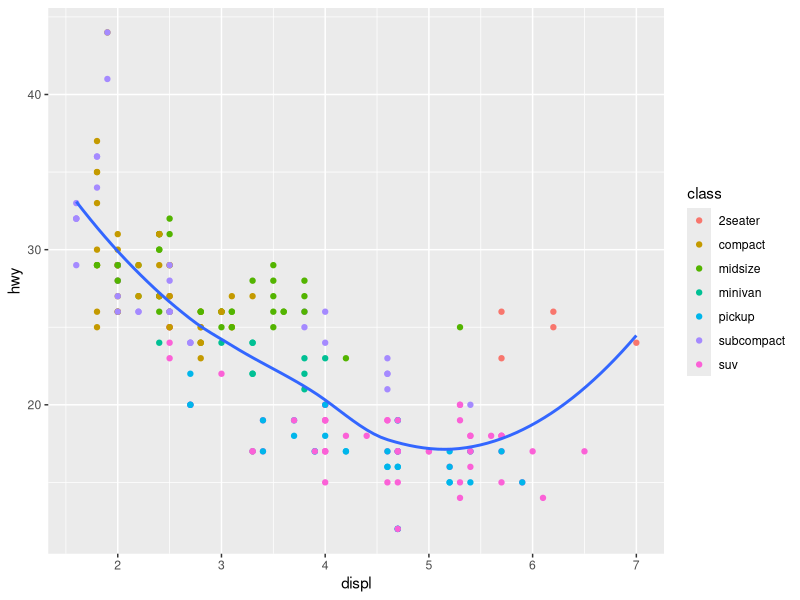
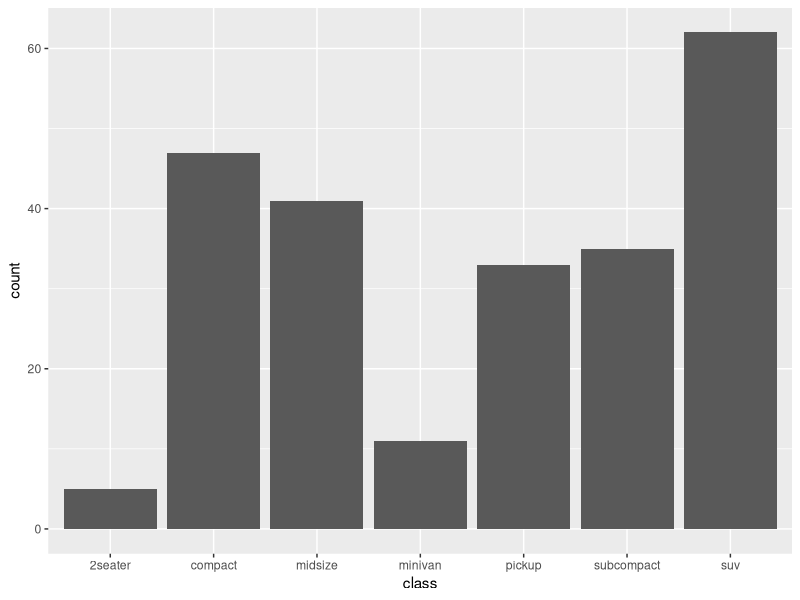
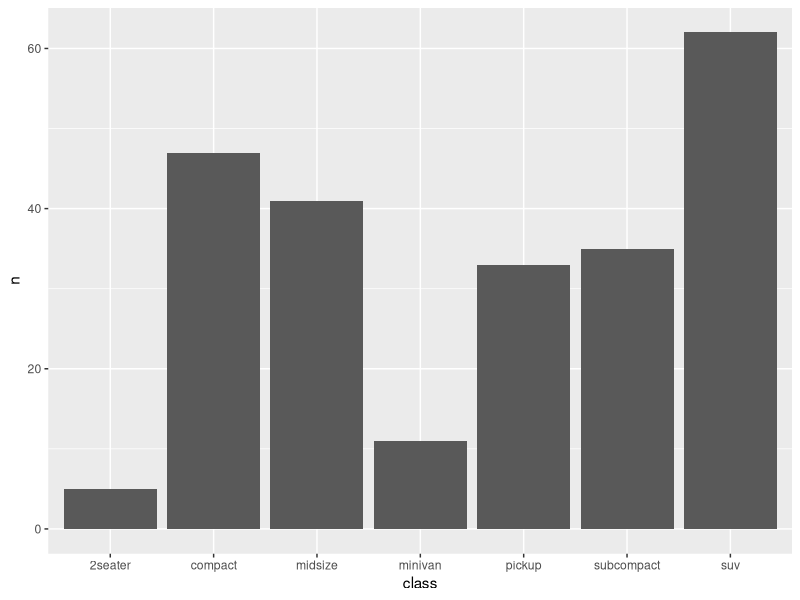
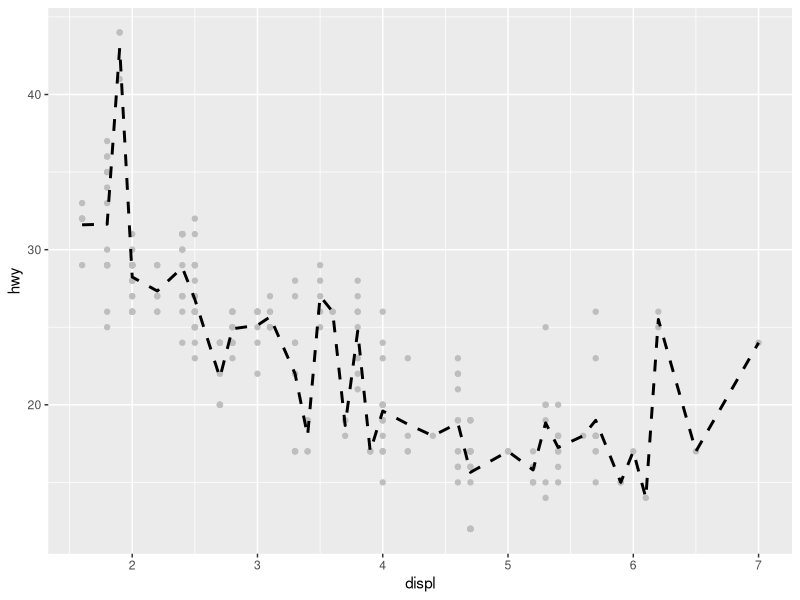
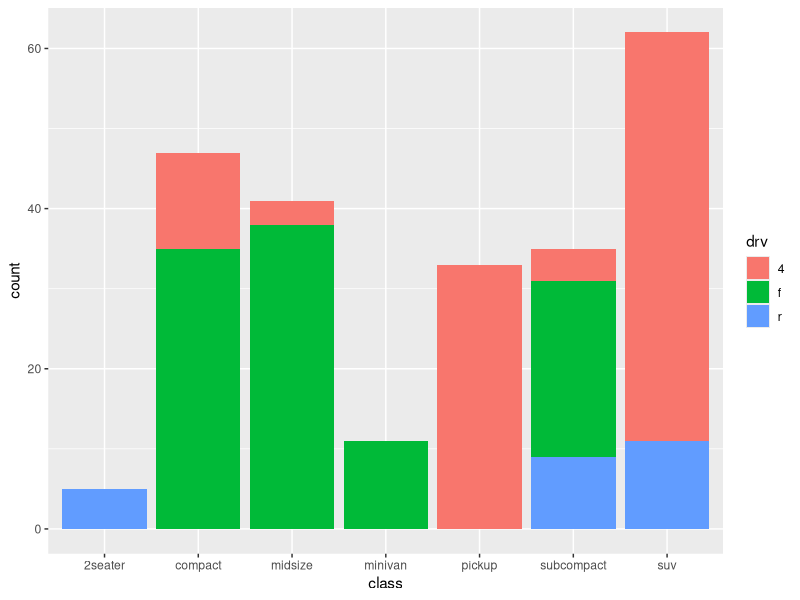
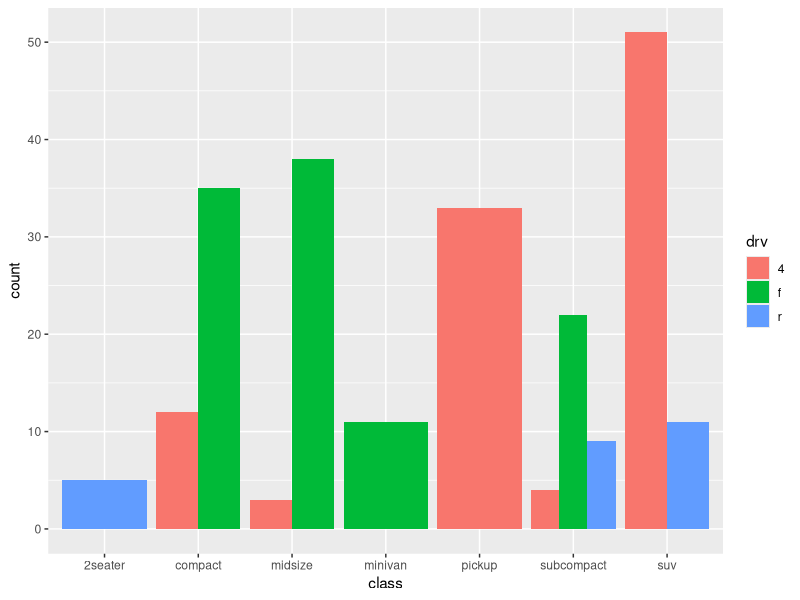
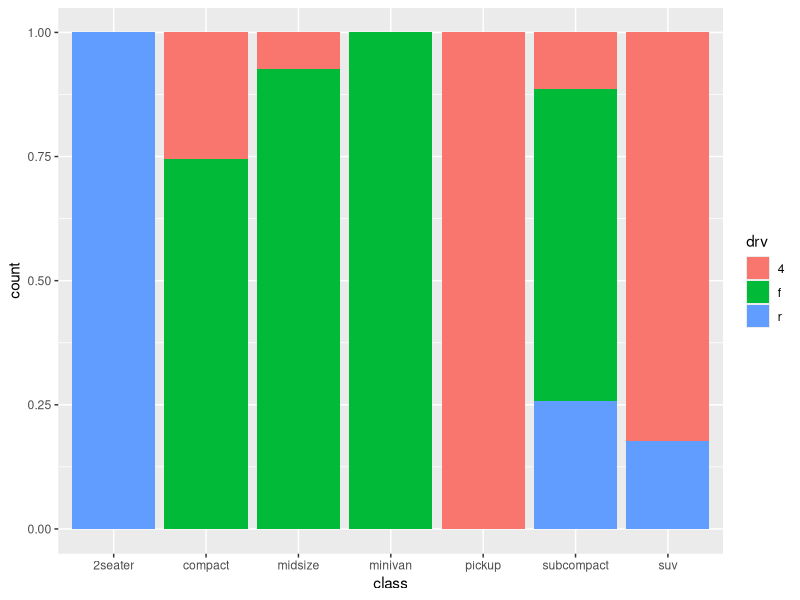
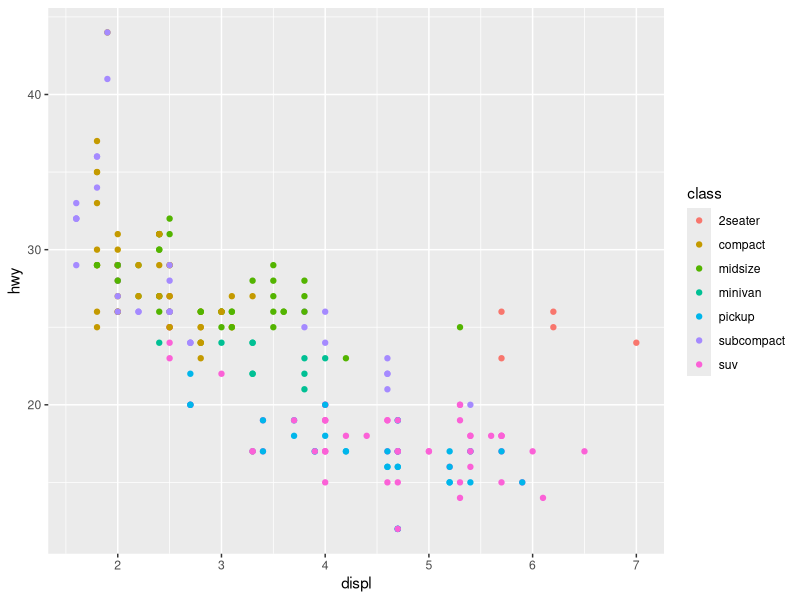

R code for these plots, in order:
library(ggplot2)

ggplot(mpg, aes(x=displ, y=hwy)) + 
  geom_point(aes(color=class)) + 
  geom_smooth(se=FALSE)

ggplot(mpg, aes(x=class)) + geom_bar()

(class_count <- dplyr::count(mpg, class))

ggplot(class_count, aes(x=class, y=n)) + geom_bar(stat="identity")

ggplot(mpg, aes(x=displ, hwy)) + geom_point(color="grey") + 
  stat_summary(fun="mean", geom="line", size=1, linetype="dashed")

ggplot(mpg, aes(x=class, fill=drv)) + geom_bar()

ggplot(mpg, aes(x=class, fill=drv)) + geom_bar(position="dodge")

ggplot(mpg, aes(x=class, fill=drv)) + geom_bar(position="fill")

ggplot(mpg, aes(x=displ, y=hwy, color=class)) + 
  geom_point() + 
  scale_x_continuous() + 
  scale_y_continuous() +
  scale_color_discrete()

ggplot(mpg, aes(x=cty, y=hwy)) + geom_point()

ggplot(mpg, aes(x=cty, y=hwy)) + geom_point() + scale_x_reverse() + 
  scale_y_reverse()

ggplot(mpg, aes(x=class, fill=drv)) + 
  geom_bar(position="fill") + 
  scale_y_continuous(breaks=seq(0,1,by=.2), labels=scales::percent)

ggplot(mpg, aes(x=displ, y=hwy, color=class)) + 
  geom_point() + 
  scale_color_brewer(palette="Set2")

ggplot(mpg, aes(x=displ, y=hwy)) + 
  geom_point() + 
  coord_cartesian(xlim=c(0,5))

ggplot(mpg, aes(x=class)) + 
  geom_bar() + 
  coord_flip()
